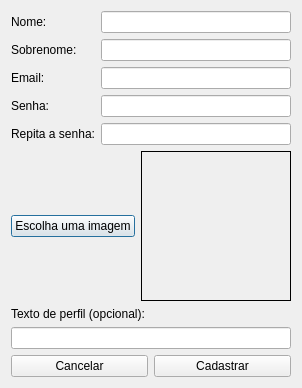
<?xml version="1.0" encoding="UTF-8"?>
<ui version="4.0">
 <class>DialogCadastre_se</class>
 <widget class="QDialog" name="DialogCadastre_se">
  <property name="geometry">
   <rect>
    <x>0</x>
    <y>0</y>
    <width>297</width>
    <height>383</height>
   </rect>
  </property>
  <property name="windowTitle">
   <string>Dialog</string>
  </property>
  <layout class="QVBoxLayout" name="verticalLayout_2">
   <item>
    <layout class="QFormLayout" name="formLayout">
     <property name="fieldGrowthPolicy">
      <enum>QFormLayout::AllNonFixedFieldsGrow</enum>
     </property>
     <item row="0" column="0">
      <widget class="QLabel" name="lblNome">
       <property name="text">
        <string>Nome:</string>
       </property>
       <property name="buddy">
        <cstring>lineNome</cstring>
       </property>
      </widget>
     </item>
     <item row="0" column="1">
      <widget class="QLineEdit" name="lineNome">
       <property name="text">
        <string/>
       </property>
      </widget>
     </item>
     <item row="1" column="0">
      <widget class="QLabel" name="lblSobrenome">
       <property name="text">
        <string>Sobrenome:</string>
       </property>
       <property name="buddy">
        <cstring>lineSobrenome</cstring>
       </property>
      </widget>
     </item>
     <item row="1" column="1">
      <widget class="QLineEdit" name="lineSobrenome">
       <property name="text">
        <string/>
       </property>
      </widget>
     </item>
     <item row="2" column="0">
      <widget class="QLabel" name="lblEmail">
       <property name="text">
        <string>Email:</string>
       </property>
       <property name="buddy">
        <cstring>lineEmail</cstring>
       </property>
      </widget>
     </item>
     <item row="2" column="1">
      <widget class="QLineEdit" name="lineEmail">
       <property name="text">
        <string/>
       </property>
      </widget>
     </item>
     <item row="3" column="0">
      <widget class="QLabel" name="lblSenha">
       <property name="text">
        <string>Senha:</string>
       </property>
       <property name="buddy">
        <cstring>lineSenha</cstring>
       </property>
      </widget>
     </item>
     <item row="3" column="1">
      <widget class="QLineEdit" name="lineSenha">
       <property name="inputMethodHints">
        <set>Qt::ImhHiddenText|Qt::ImhNoAutoUppercase|Qt::ImhNoPredictiveText|Qt::ImhSensitiveData</set>
       </property>
       <property name="text">
        <string/>
       </property>
       <property name="echoMode">
        <enum>QLineEdit::Password</enum>
       </property>
      </widget>
     </item>
     <item row="4" column="0">
      <widget class="QLabel" name="lblRepitaSenha">
       <property name="text">
        <string>Repita a senha:</string>
       </property>
       <property name="buddy">
        <cstring>lineRepitaSenha</cstring>
       </property>
      </widget>
     </item>
     <item row="4" column="1">
      <widget class="QLineEdit" name="lineRepitaSenha">
       <property name="inputMethodHints">
        <set>Qt::ImhHiddenText|Qt::ImhNoAutoUppercase|Qt::ImhNoPredictiveText|Qt::ImhSensitiveData</set>
       </property>
       <property name="text">
        <string/>
       </property>
       <property name="echoMode">
        <enum>QLineEdit::Password</enum>
       </property>
      </widget>
     </item>
     <item row="5" column="0" colspan="2">
      <layout class="QHBoxLayout" name="horizontalLayout_2">
       <item>
        <widget class="QPushButton" name="btnEscolhaImagem">
         <property name="text">
          <string>Escolha uma imagem</string>
         </property>
        </widget>
       </item>
       <item>
        <widget class="QLabel" name="lblFoto">
         <property name="sizePolicy">
          <sizepolicy hsizetype="Maximum" vsizetype="Maximum">
           <horstretch>0</horstretch>
           <verstretch>0</verstretch>
          </sizepolicy>
         </property>
         <property name="minimumSize">
          <size>
           <width>150</width>
           <height>150</height>
          </size>
         </property>
         <property name="maximumSize">
          <size>
           <width>150</width>
           <height>150</height>
          </size>
         </property>
         <property name="baseSize">
          <size>
           <width>150</width>
           <height>150</height>
          </size>
         </property>
         <property name="frameShape">
          <enum>QFrame::Box</enum>
         </property>
         <property name="text">
          <string/>
         </property>
         <property name="pixmap">
          <pixmap resource="../../../TCC_FTT/fontes/QTCC_Qt/QTCC_Qt.qrc">:/images/1415099481_user-64.png</pixmap>
         </property>
         <property name="scaledContents">
          <bool>true</bool>
         </property>
         <property name="alignment">
          <set>Qt::AlignCenter</set>
         </property>
         <property name="buddy">
          <cstring>btnEscolhaImagem</cstring>
         </property>
        </widget>
       </item>
      </layout>
     </item>
    </layout>
   </item>
   <item>
    <layout class="QVBoxLayout" name="verticalLayout">
     <item>
      <widget class="QLabel" name="lblTextoPerfil">
       <property name="sizePolicy">
        <sizepolicy hsizetype="Preferred" vsizetype="Fixed">
         <horstretch>0</horstretch>
         <verstretch>0</verstretch>
        </sizepolicy>
       </property>
       <property name="text">
        <string>Texto de perfil (opcional):</string>
       </property>
       <property name="alignment">
        <set>Qt::AlignLeading|Qt::AlignLeft|Qt::AlignTop</set>
       </property>
       <property name="buddy">
        <cstring>lineTextoStatus</cstring>
       </property>
      </widget>
     </item>
     <item>
      <widget class="QLineEdit" name="lineTextoStatus">
       <property name="sizePolicy">
        <sizepolicy hsizetype="Expanding" vsizetype="Fixed">
         <horstretch>0</horstretch>
         <verstretch>0</verstretch>
        </sizepolicy>
       </property>
       <property name="text">
        <string/>
       </property>
      </widget>
     </item>
    </layout>
   </item>
   <item>
    <layout class="QHBoxLayout" name="horizontalLayout">
     <item>
      <widget class="QPushButton" name="btnCancelar">
       <property name="text">
        <string>Cancelar</string>
       </property>
      </widget>
     </item>
     <item>
      <widget class="QPushButton" name="btnCadastrar">
       <property name="text">
        <string>Cadastrar</string>
       </property>
      </widget>
     </item>
    </layout>
   </item>
  </layout>
 </widget>
 <resources>
  <include location="../../../TCC_FTT/fontes/QTCC_Qt/QTCC_Qt.qrc"/>
 </resources>
 <connections/>
</ui>
